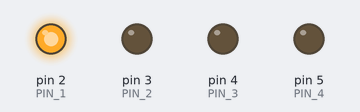
This sketch was run on a simulated Arduino Uno, built with avr-gcc and run on an emulated ATmega328P. Parts: output pins drawn as LEDs (lit = HIGH).

Above: at 0.2 s.
At 1.2 s:
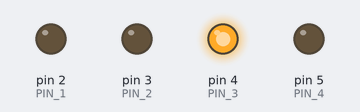
At 2.7 s:
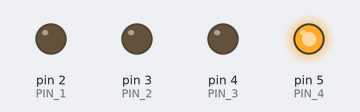
At 4.7 s:
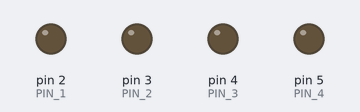
At 5.7 s:
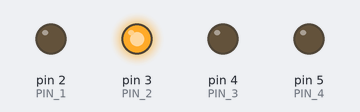
Timing chart, 0 to 6.5 s (numbered marks = the images above):
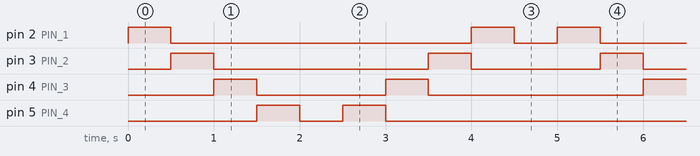

Measured:
- by itself, pin 2 (PIN_1): repeats every 5.0 s: LOW 3.5 s, HIGH 0.50 s, LOW 0.50 s, HIGH 0.50 s
- by itself, pin 3 (PIN_2): repeats every 5.0 s: LOW 2.5 s, HIGH 0.50 s, LOW 1.5 s, HIGH 0.50 s
- by itself, pin 4 (PIN_3): repeats every 5.0 s: LOW 1.5 s, HIGH 0.50 s, LOW 2.5 s, HIGH 0.50 s
- by itself, pin 5 (PIN_4): repeats every 5.0 s: LOW 0.50 s, HIGH 0.50 s, LOW 3.5 s, HIGH 0.50 s

The sketch:

digital_signals_two.ino
```cpp
// define the pin number as constants
const int PIN_1 = 2;
const  int PIN_2 = 3;
const int  PIN_3 = 4;
const int  PIN_4 = 5;
const unsigned DELAY = 500;

//define the avialbe pins
 int AVAILABLE_PINS[] = {
  PIN_1, PIN_2, PIN_3, PIN_4
};

void setup() {
  // prep the pins to make them take outputs
  pinMode(PIN_1, OUTPUT);
  pinMode(PIN_2, OUTPUT);
  pinMode(PIN_3, OUTPUT);
  pinMode(PIN_4, OUTPUT);
}

void loop() {
  // put your main code here, to run repeatedly:
 changePinMode();
  delay(DELAY);
  changePinModeReverse();
}


// a function to change the pin mode
void changePinMode() {
  for (int counter = 2; counter <= 5; counter++) {
      digitalWrite(counter, HIGH);
        delay(DELAY);
      digitalWrite(counter, LOW);
  }
}

//print in reverse
void changePinModeReverse() {
  for (int counter = 5; counter !=0 ; counter--) {
      digitalWrite(counter, HIGH);
        delay(DELAY);
      digitalWrite(counter, LOW);

  }
}
```
